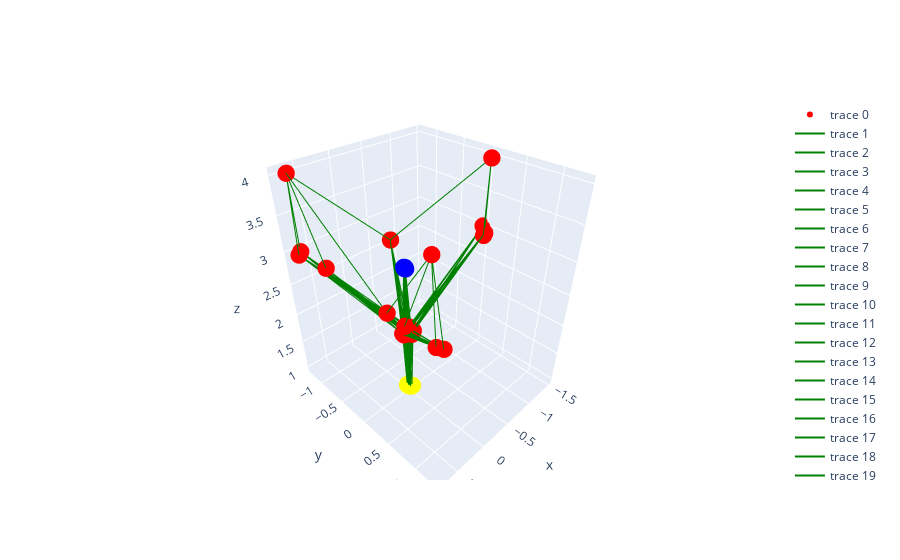

This figure's notebook cell:
### Code cell
import plotly.graph_objects as go


fig = go.Figure(data=[go.Scatter3d(x=nodes['x'], y=nodes['y'], z=nodes['z'],
                                   mode='markers', marker=dict(
                                                            size=6,
                                                            color=nodes['color'],   # set color to an array/list of desired values
                                                            colorscale='Viridis',   # choose a colorscale
                                                            opacity=1.0))])

for connection in connections.values:
    x1,y1,z1,x2,y2,z2,color = connection
    fig.add_trace(go.Scatter3d(
            x=[x1,x2],
            y=[y1,y2],
            z=[z1,z2],
            mode='lines',
            line=dict(
        color=color,
        width=2
    )))

fig.show()
